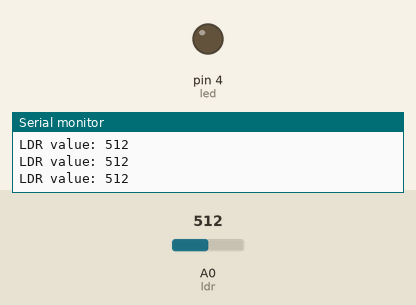
Simulated run of this sketch. Board: Arduino Uno, built with avr-gcc and run on an emulated ATmega328P. Shown: output pins drawn as LEDs (lit = HIGH), the last lines printed to the serial monitor. The test bench sets the inputs (shaded band); at power-on: A0 (ldr) = 512.

Above: at 1.2 s.
1.3 s: A0 (ldr) set to 493
At 2.5 s:
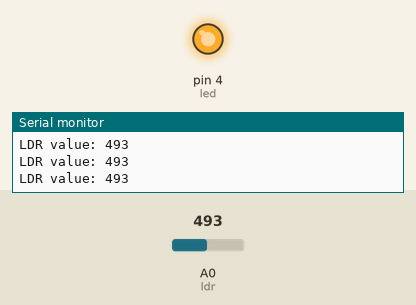
2.8 s: A0 (ldr) set to 510
At 3.8 s:
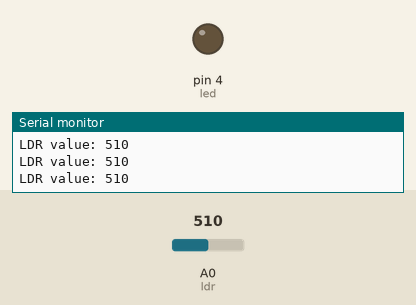
5.8 s: A0 (ldr) set to 490
At 7.1 s:
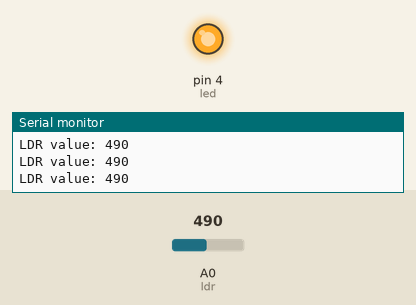
Timing chart, 0 to 8.8 s (numbered marks = the images above; inputs shaded):
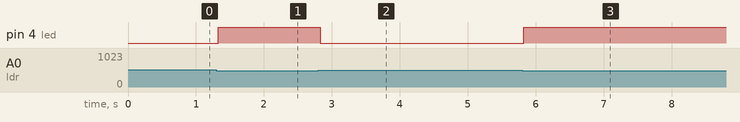

The sketch:

ldr.ino
```cpp
const int ldr = A0;
const int led = 4;
int value;

void setup() {
  pinMode(led, OUTPUT);
  Serial.begin(9600);

}

void loop() {
  value = analogRead(ldr);
  Serial.print("LDR value: ");
  Serial.println(value);

  if(value < 500){
    digitalWrite(led, HIGH);
  }
  else{
    digitalWrite(led, LOW);
  }

}
```

Measured:
- the behaviour switches between 500 and 499 on A0 (ldr) (found by bisection; images 0 and 1)
- after the input at 1.3 s, pin 4 (led): LOW → HIGH at once
- after the input at 2.8 s, pin 4 (led): HIGH → LOW at once
- after the input at 5.8 s, pin 4 (led): LOW → HIGH at once
